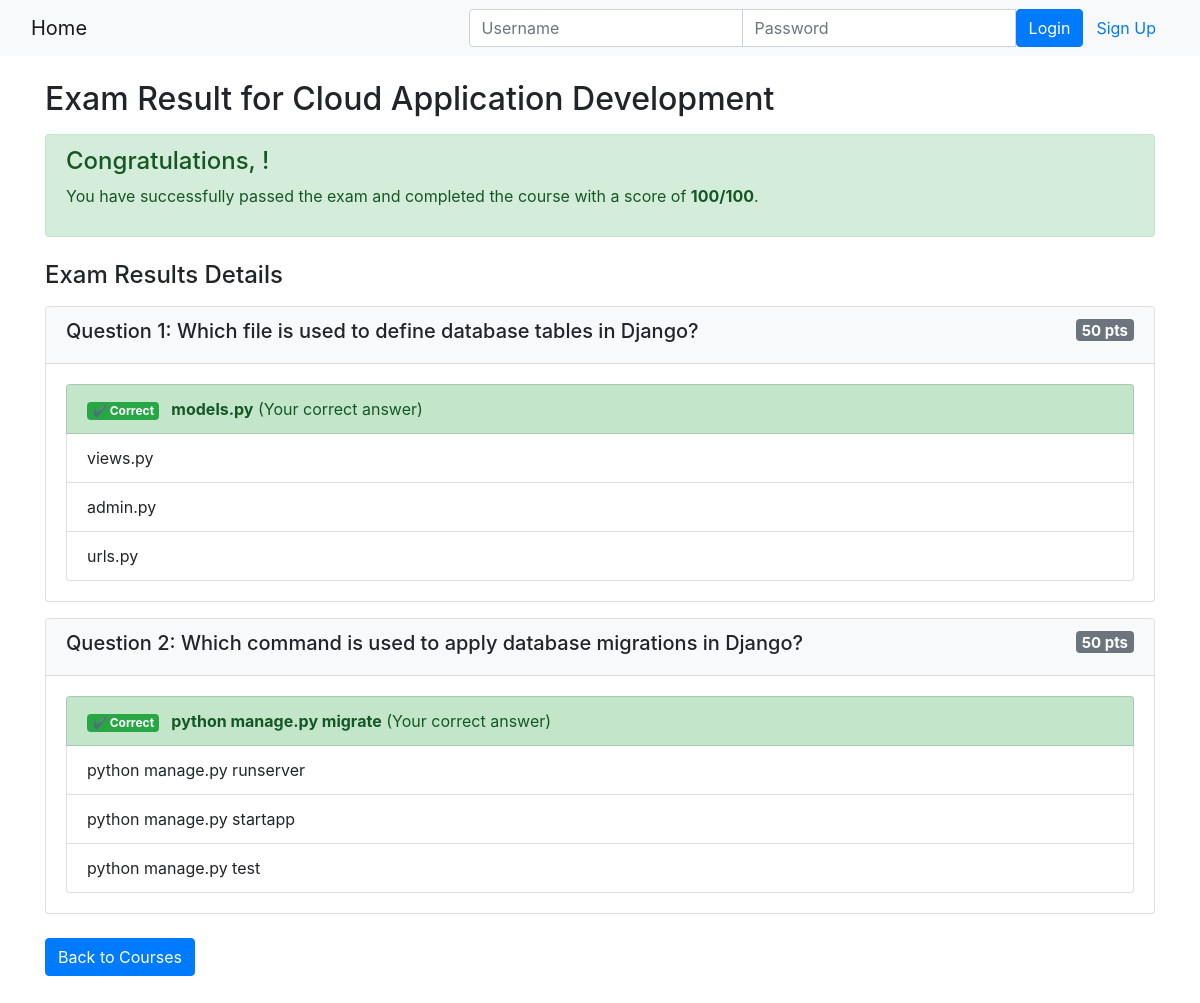
Page /onlinecourse/course/1/submission/1/result/ on the committed database.
### onlinecourse/models.py (models this page shows, shortened)
class Course(models.Model):
    name = models.CharField(null=False, max_length=30, default='online course')
    image = models.ImageField(upload_to='course_images/', blank=True, null=True)
    description = models.CharField(max_length=1000)
    pub_date = models.DateField(null=True)
    instructors = models.ManyToManyField(Instructor)
    users = models.ManyToManyField(settings.AUTH_USER_MODEL, through='Enrollment')
    total_enrollment = models.IntegerField(default=0)
    is_enrolled = False

class Question(models.Model):
    course = models.ForeignKey(Course, on_delete=models.CASCADE)
    question_text = models.TextField(default="question")
    grade = models.IntegerField(default=1)
    def is_get_score(self, selected_ids):
        if selected_ids and hasattr(selected_ids[0], 'id'):
            selected_ids = [c.id for c in selected_ids]
        all_answers = self.choice_set.filter(is_correct=True).count()
        selected_correct = self.choice_set.filter(is_correct=True, id__in=selected_ids).count()
        selected_incorrect = self.choice_set.filter(is_correct=False, id__in=selected_ids).count()
        if all_answers == selected_correct and selected_incorrect == 0:
            return True
        return False

class Choice(models.Model):
    question = models.ForeignKey(Question, on_delete=models.CASCADE)
    choice_text = models.CharField(max_length=500, default='choice')
    is_correct = models.BooleanField(default=False)

### onlinecourse/views.py (the view)
# urls.py: path('course/<int:course_id>/submission/<int:submission_id>/result/', views.show_exam_result, name='show_exam_result'),
def show_exam_result(request, course_id, submission_id):
    course = get_object_or_404(Course, pk=course_id)
    submission = get_object_or_404(Submission, pk=submission_id)
    submitted_choices = submission.choices.all()
    questions = course.question_set.all()
    total_score = 0
    possible_score = 0
    for question in questions:
        possible_score += question.grade
        if question.is_get_score(submitted_choices):
            total_score += question.grade
    grade = int(round((total_score / possible_score * 100))) if possible_score > 0 else 100
    selected_ids = list(submitted_choices.values_list('id', flat=True))
    possible = list(
        Choice.objects.filter(question__in=questions, is_correct=True).values_list('id', flat=True)
    )
    context = {
        'course': course,
        'submission': submission,
        'submitted_choices': submitted_choices,
        'grade': grade,
        'total_score': total_score,
        'possible_score': possible_score,
        'selected_ids': selected_ids,
        'possible': possible,
    }
    return render(request, 'onlinecourse/exam_result_bootstrap.html', context)

### onlinecourse/templates/onlinecourse/exam_result_bootstrap.html (shortened to what this page needs)
<!DOCTYPE html>
<html lang="en">
<head>
    {% load static %}
    <link rel="stylesheet" href="https://maxcdn.bootstrapcdn.com/bootstrap/4.5.2/css/bootstrap.min.css">
</head>
<body>
<nav class="navbar navbar-light bg-light">
    <div class="container-fluid">
        <div class="navbar-header">
            <a class="navbar-brand" href="{% url 'onlinecourse:index' %}">Home</a>
        </div>
        <ul class="nav navbar-nav navbar-right">
            {% if user.is_authenticated %}
                <li>
                    <a class="btn btn-link" href="#">{{ user.first_name }}({{ user.username }})</a>
                    <a class="btn btn-link" href="{% url 'onlinecourse:logout' %}">Logout</a>
                </li>
            {% else %}
                <li>
                    <form class="form-inline" action="{% url 'onlinecourse:login' %}" method="post">
                        <div class="input-group">
                            <input type="text" class="form-control" placeholder="Username" name="username">
                            <input type="password" class="form-control" placeholder="Password" name="psw">
                            <button class="btn btn-primary" type="submit">Login</button>
                            <a class="btn btn-link" href="{% url 'onlinecourse:registration' %}">Sign Up</a>
                        </div>
                    </form>
                </li>
            {% endif %}
        </ul>
    </div>
</nav>
<div class="container mt-4">
    <h2>Exam Result for {{ course.name }}</h2>
    {% if grade >= 70 %}
        <div class="alert alert-success mt-3" role="alert">
            <h4 class="alert-heading">Congratulations, {{ user.first_name }}!</h4>
            <p>You have successfully passed the exam and completed the course with a score of <strong>{{ grade }}/100</strong>.</p>
        </div>
    {% endif %}
    <div class="card-columns-vertical mt-4">
        <h4 class="mb-3">Exam Results Details</h4>
        {% for question in course.question_set.all %}
            <div class="card mt-3">
                <div class="card-header bg-light">
                    <h5>Question {{ forloop.counter }}: {{ question.question_text }} <span class="badge badge-secondary float-right">{{ question.grade }} pts</span></h5>
                </div>
                <div class="card-body">
                    <ul class="list-group">
                        {% for choice in question.choice_set.all %}
                            {% if choice in submitted_choices and choice.is_correct %}
                                <li class="list-group-item list-group-item-success">
                                    <span class="badge badge-success mr-2">&#10004; Correct</span>
                                    <strong>{{ choice.choice_text }}</strong> (Your correct answer)
                                </li>
                            {% elif choice in submitted_choices and not choice.is_correct %}
                                <li class="list-group-item list-group-item-danger">
                                    <span class="badge badge-danger mr-2">&#10008; Incorrect</span>
                                    <strong>{{ choice.choice_text }}</strong> (Your incorrect answer)
                                </li>
                            {% elif choice not in submitted_choices and choice.is_correct %}
                                <li class="list-group-item list-group-item-warning">
                                    <span class="badge badge-warning mr-2">Missed Answer</span>
                                    <strong>{{ choice.choice_text }}</strong> (Correct answer not selected)
                                </li>
                            {% else %}
                                <li class="list-group-item">
                                    {{ choice.choice_text }}
                                </li>
                            {% endif %}
                        {% endfor %}
                    </ul>
                </div>
            </div>
        {% endfor %}
    </div>
    <div class="mt-4 mb-5">
        <a class="btn btn-primary" href="{% url 'onlinecourse:index' %}">Back to Courses</a>
    </div>
</div>
</body>
</html>

### rows in the picture
Course: name "Cloud Application Development"
Question: question_text "Which file is used to define database tables in Django?", grade "50"
Choice: choice_text "models.py"
Choice: choice_text "views.py"
Choice: choice_text "admin.py"
Choice: choice_text "urls.py"
Question: question_text "Which command is used to apply database migrations in Django?", grade "50"
Choice: choice_text "python manage.py migrate"
Choice: choice_text "python manage.py runserver"
Choice: choice_text "python manage.py startapp"
Choice: choice_text "python manage.py test"

### other values in the picture
{{ grade }} "100"
